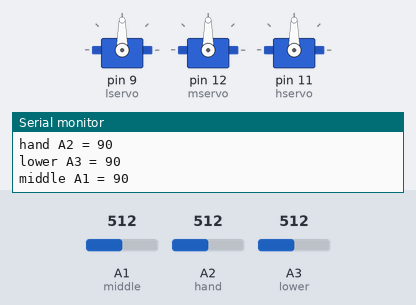
The sketch below on a simulated Arduino Uno, built with avr-gcc and run on an emulated ATmega328P. Shown: 3 × servo, the last lines printed to the serial monitor. The test bench sets the inputs (shaded band); at power-on: A1 (middle) = 512, A2 (hand) = 512, A3 (lower) = 512.

Above: at 1.2 s.
1.3 s: A1 (middle) set to 716
At 2.2 s:
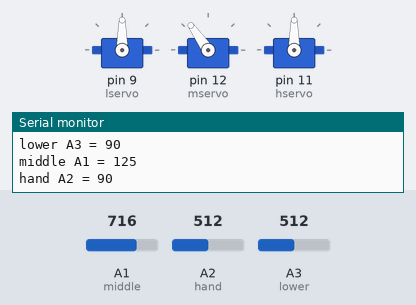
2.9 s: A2 (hand) set to 716
At 3.5 s:
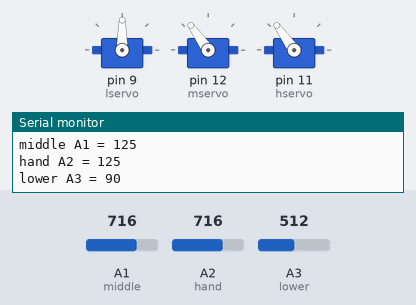
4.4 s: A3 (lower) set to 716
At 5.6 s:
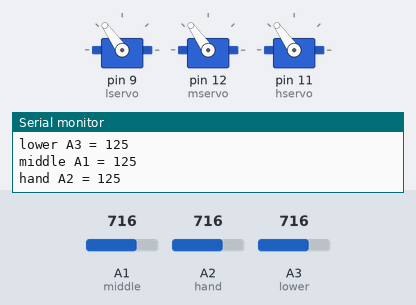
6.0 s: A1 (middle) set to 900
At 7.3 s:
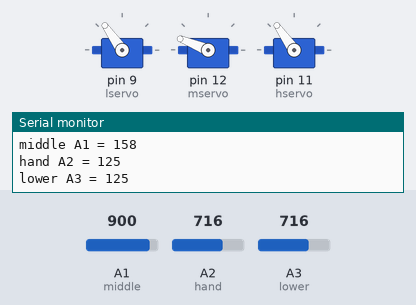
7.6 s: A2 (hand) set to 900
At 8.8 s:
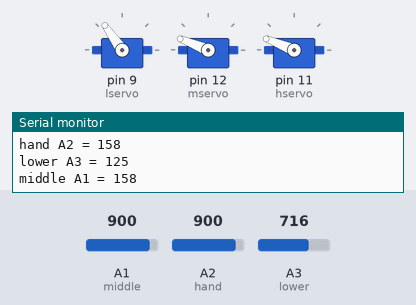
9.1 s: A3 (lower) set to 900
At 9.8 s:
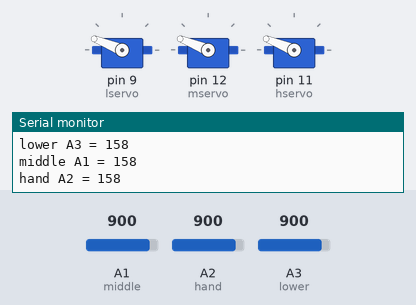
Timing chart, 0 to 11.7 s (numbered marks = the images above; inputs shaded):
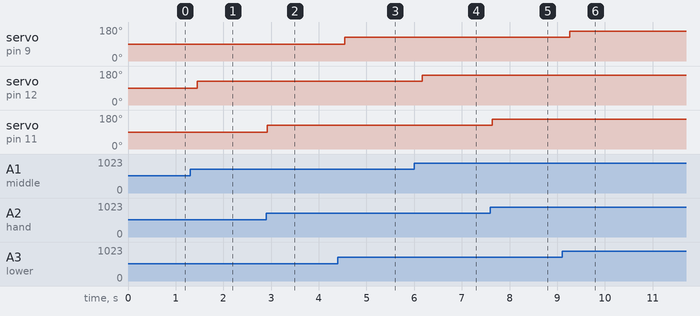

Measured:
- after the input at 1.3 s, servo on pin 12 (mservo): 90° → 125° after 0.15 s
- after the input at 2.9 s, servo on pin 11 (hservo): 90° → 125° at once
- after the input at 4.4 s, servo on pin 9 (lservo): 90° → 125° after 0.15 s
- after the input at 6.0 s, servo on pin 12 (mservo): 125° → 158° after 0.17 s
- after the input at 7.6 s, servo on pin 11 (hservo): 125° → 158° at once
- after the input at 9.1 s, servo on pin 9 (lservo): 125° → 158° after 0.17 s

The sketch:

Robotic_Arm.ino
```cpp
#include <Servo.h>

Servo lservo;
Servo mservo;
Servo hservo;

#define middle A1
#define hand A2
#define lower A3

int mval;
int hval;
int lval;
int l;
int m;
int h;


void setup() {
  lservo.attach(9);
  mservo.attach(12);
  hservo.attach(11);

  pinMode(lower,INPUT);
  pinMode(middle,INPUT);
  pinMode(hand,INPUT);
  Serial.begin(9600);
}

void loop() {

  mval=analogRead(middle);
  hval=analogRead(hand);
  lval=analogRead(lower);

  l= map(lval,0,1023,0,180);
  h= map(hval,0,1023,0,180);
  m= map(mval,0,1023,0,180);

  mservo.write(m);
  delay(10);\

  lservo.write(l);
  delay(10);

  hservo.write(h);
  delay(10);

  Serial.print("lower A3 = ");
  Serial.println(l);
  delay(50);

  Serial.print("middle A1 = ");
  Serial.println(m);
  delay(50);

  Serial.print("hand A2 = ");
  Serial.println(h);
  delay(50);

  // nothing needed — servo holds position
}
```
